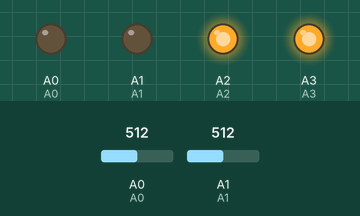
Simulated run of this sketch. Board: Arduino Uno, built with avr-gcc and run on an emulated ATmega328P. On the bench: output pins drawn as LEDs (lit = HIGH). Inputs (shaded band) come from the test bench; at power-on: A0 = 512, A1 = 512. What the sketch prints to the serial monitor is not drawn.

Above: at 0.05 s.
Timing chart, 0 to 3.0 s (numbered marks = the images above):
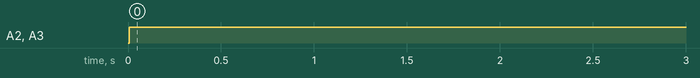

Measured:
- by itself, A2: LOW → HIGH at 0.01 s
- by itself, A3: LOW → HIGH at 0.00 s

The sketch:

project33.ino
```cpp
// Project 33 - Addressing Areas on the Touchscreen

int x,y = 0;

int readX() // returns the value of the touchscreen's x-axis
{
  int xr=0;
  pinMode(A0, INPUT);
  pinMode(A1, OUTPUT);
  pinMode(A2, INPUT);
  pinMode(A3, OUTPUT);
  digitalWrite(A1, LOW); // set A1 to GND
  digitalWrite(A3, HIGH); // set A3 as 5V
  delay(5);
  xr=analogRead(0); // store the value of the x-axis
  return xr;
}

int readY() // returns the value of the touchscreen's y-axis
{
  int yr=0;
  pinMode(A0, OUTPUT); // A0
  pinMode(A1, INPUT); // A1
  pinMode(A2, OUTPUT); // A2
  pinMode(A3, INPUT); // A3
  digitalWrite(14, LOW); // set A0 to GND
  digitalWrite(16, HIGH); // set A2 as 5V
  delay(5);
  yr=analogRead(1); // store the value of the y-axis
  return yr;
}

void setup()
{
  Serial.begin(9600);
}

void loop()
{
  Serial.print(" x = ");
  x=readX();
  Serial.print(x);
  y=readY();
  Serial.print(" y = ");
  Serial.println(y);
  delay (200);
}
```
